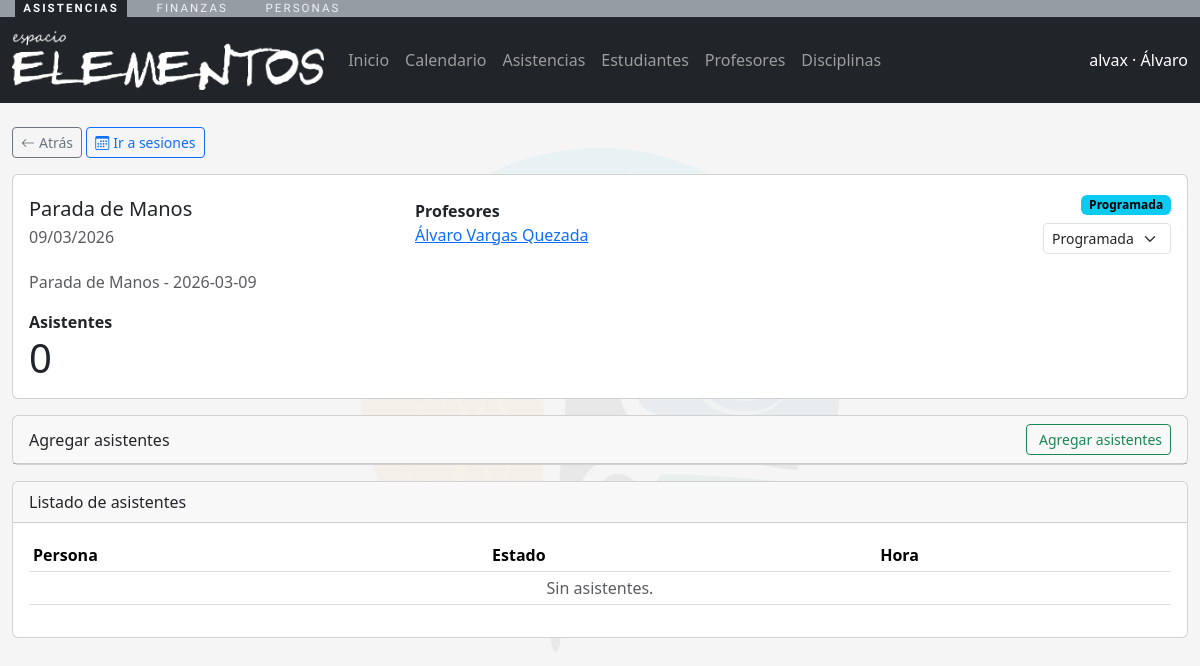
Before: /asistencias/sesiones/73/?periodo_mes=4&periodo_anio=2026 (signed in) with the older database file.
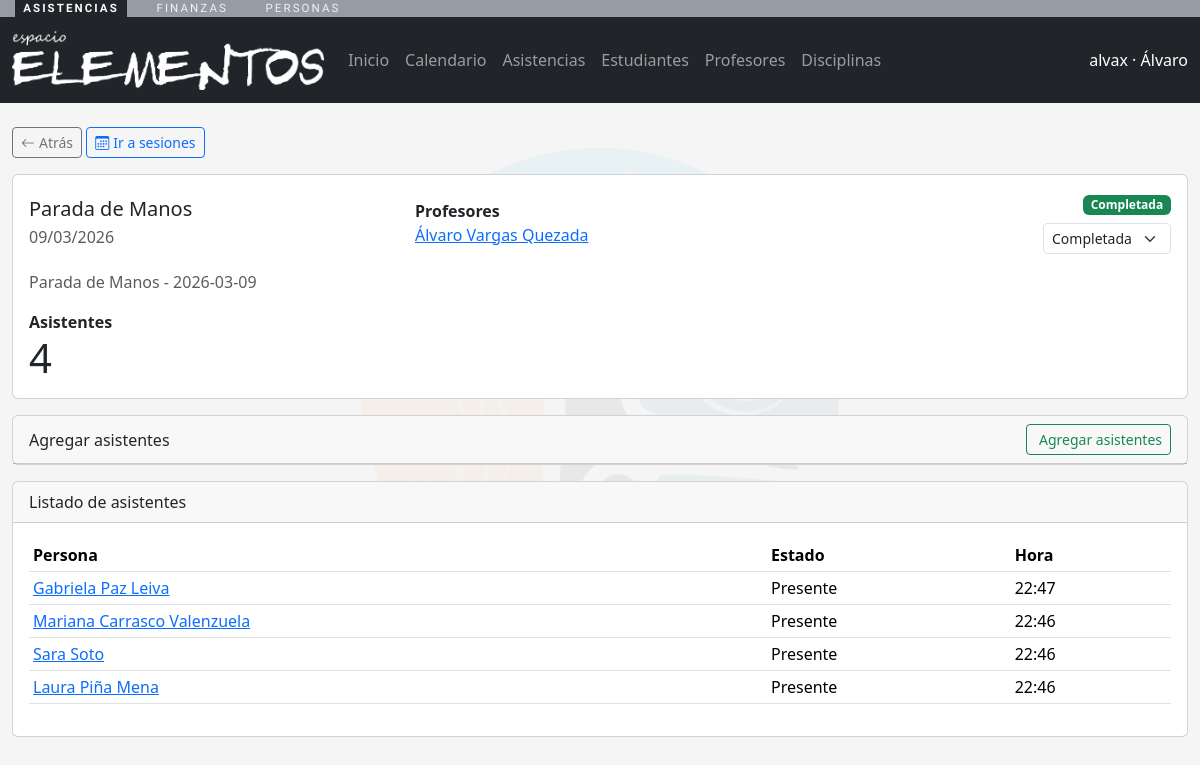
After: the same page with the newer database file.
### personas/models.py (models this page shows, shortened)
class Persona(models.Model):
    nombres = models.CharField(max_length=150)
    apellidos = models.CharField(max_length=150)
    email = models.EmailField(unique=True, null=True, blank=True)
    telefono = models.CharField(max_length=50, blank=True)
    identificador = models.CharField(max_length=50, blank=True)
    fecha_nacimiento = models.DateField(null=True, blank=True)
    activo = models.BooleanField(default=True)
    user = models.OneToOneField(
        settings.AUTH_USER_MODEL,
        on_delete=models.CASCADE,
        null=True,
        blank=True,
        related_name="persona",
    )
    creado_en = models.DateTimeField(auto_now_add=True)
    actualizado_en = models.DateTimeField(auto_now=True)
    class Meta:
        verbose_name = "Persona"
        verbose_name_plural = "Personas"
        ordering = ["apellidos", "nombres"]
        db_table = "cuentas_persona"
    def __str__(self) -> str:
        return f"{self.nombres} {self.apellidos}".strip()

### asistencias/models.py (models this page shows, shortened)
class SesionClase(models.Model):
    class Estado(models.TextChoices):
        PROGRAMADA = "programada", "Programada"
        COMPLETADA = "completada", "Completada"
        CANCELADA = "cancelada", "Cancelada"
    disciplina = models.ForeignKey(
        Disciplina,
        on_delete=models.CASCADE,
        related_name="sesiones",
    )
    bloque = models.ForeignKey(
        BloqueHorario,
        on_delete=models.SET_NULL,
        related_name="sesiones",
        null=True,
        blank=True,
    )
    profesores = models.ManyToManyField(
        "personas.Persona",
        related_name="sesiones_en_equipo",
        blank=True,
        db_table="academia_sesionclase_profesores",
    )
    fecha = models.DateField()
    estado = models.CharField(
        max_length=20,
        choices=Estado.choices,
        default=Estado.PROGRAMADA,
    )
    cupo_maximo = models.PositiveIntegerField(null=True, blank=True)
    notas = models.TextField(blank=True)
    creada_en = models.DateTimeField(auto_now_add=True)
    class Meta:
        verbose_name = "Sesion de clase"
        verbose_name_plural = "Sesiones de clase"
        ordering = ["-fecha"]
        db_table = "academia_sesionclase"
        indexes = [
            models.Index(fields=["fecha", "disciplina"]),
        ]

class Disciplina(models.Model):
    organizacion = models.ForeignKey(
        "personas.Organizacion",
        on_delete=models.CASCADE,
        related_name="disciplinas",
    )
    nombre = models.CharField(max_length=150)
    descripcion = models.TextField(blank=True)
    nivel = models.CharField(max_length=100, blank=True)
    activa = models.BooleanField(default=True)
    creada_en = models.DateTimeField(auto_now_add=True)
    class Meta:
        verbose_name = "Disciplina"
        verbose_name_plural = "Disciplinas"
        unique_together = ("organizacion", "nombre", "nivel")
        ordering = ["nombre"]
        db_table = "academia_disciplina"
    def __str__(self) -> str:
        return self.nombre

class Asistencia(models.Model):
    class Estado(models.TextChoices):
        PRESENTE = "presente", "Presente"
        AUSENTE = "ausente", "Ausente"
        JUSTIFICADA = "justificada", "Justificada"
    sesion = models.ForeignKey(
        SesionClase,
        on_delete=models.CASCADE,
        related_name="asistencias",
    )
    persona = models.ForeignKey(
        "personas.Persona",
        on_delete=models.CASCADE,
        related_name="asistencias",
    )
    estado = models.CharField(
        max_length=20,
        choices=Estado.choices,
        default=Estado.PRESENTE,
    )
    comentario = models.TextField(blank=True)
    registrada_en = models.DateTimeField(auto_now_add=True)
    class Meta:
        verbose_name = "Asistencia"
        verbose_name_plural = "Asistencias"
        unique_together = ("sesion", "persona")
        ordering = ["-registrada_en"]
        db_table = "asistencias_asistencia"

### asistencias/views.py (the view, shortened to what this page needs)
# urls.py: path("sesiones/<int:pk>/", views.sesion_detail, name="sesion_detail"),
@role_required(ROLE_ADMIN)
def sesion_detail(request, pk):
    context = _nav_context(request)
    context["hide_periodo"] = True
    sesion = get_object_or_404(
        SesionClase.objects.select_related("disciplina", "disciplina__organizacion").prefetch_related("profesores", "asistencias__persona"),
        pk=pk,
    )
    estudiantes_qs = (
        Persona.objects.filter(
            roles__rol__codigo="ESTUDIANTE",
            roles__organizacion=sesion.disciplina.organizacion,
        )
        .distinct()
        .order_by("apellidos", "nombres")
    )
    asistencias = sesion.asistencias.select_related("persona").order_by("-registrada_en")
    asistentes_ids = set(asistencias.values_list("persona_id", flat=True))
    context.update(
        {
            "sesion": sesion,
            "asistencias": asistencias,
            "total_asistentes": asistencias.count(),
            "estudiantes": estudiantes_qs,
            "asistentes_ids": asistentes_ids,
            "back_url": request.META.get("HTTP_REFERER") or _url_con_filtros(request, "asistencias:sesiones_list"),
        }
    )
    return render(request, "asistencias/sesion_detail.html", context)

### asistencias/utils.py (called while the page is built, shortened)
def usuario_tiene_roles(user, roles: list[str]) -> bool:
    if not roles:
        return True
    if user.is_superuser:
        return True

### asistencias/views.py (called while the page is built)
def _nav_context(request):
    persona = getattr(request.user, "persona", None)
    roles = []
    if persona:
        roles = list(persona.roles.filter(activo=True).values_list("rol__codigo", flat=True))
    return {"persona": persona, "roles_usuario": roles}

def _url_con_filtros(request, nombre_url, **kwargs):
    url = reverse(nombre_url, kwargs=kwargs or None)
    query = request.GET.urlencode()
    return f"{url}?{query}" if query else url

### asistencias/templates/asistencias/sesion_detail.html (shortened to what this page needs)
{% extends "asistencias/base_app.html" %}
{% block content %}
<div class="mt-4">
  <div class="d-flex justify-content-between align-items-center mb-3">
    <div>
      <a class="btn btn-outline-secondary btn-sm" href="{{ back_url }}">
        <i class="bi bi-arrow-left"></i><span class="d-none d-md-inline ms-1">Atrás</span>
      </a>
      <a class="btn btn-outline-primary btn-sm" href="{% url 'asistencias:sesiones_list' %}?periodo_mes={{ periodo_mes }}&periodo_anio={{ periodo_anio }}{% if organizacion_id %}&organizacion={{ organizacion_id }}{% endif %}">
        <i class="bi bi-calendar3"></i><span class="d-none d-md-inline ms-1">Ir a sesiones</span>
      </a>
    </div>
  </div>
  <div class="card mb-3">
    <div class="card-body">
      <div class="row g-3 align-items-center">
        <div class="col-md-4">
          <div class="h5 mb-1">{{ sesion.disciplina }}</div>
          <div class="text-muted">{{ sesion.fecha|date:"d/m/Y" }}</div>
        </div>
        <div class="col-md-4">
          <div class="fw-semibold">Profesores</div>
          <div>
            {% if sesion.profesores.all %}
              {% for profe in sesion.profesores.all %}
                <a href="{% url 'asistencias:persona_detail' profe.pk %}?periodo_mes={{ periodo_mes }}&periodo_anio={{ periodo_anio }}">{{ profe }}</a>
              {% endfor %}
            {% else %}
              -
            {% endif %}
          </div>
        </div>
        <div class="col-md-4 text-md-end">
          {% if sesion.estado == "programada" %}
            <span class="badge text-bg-info">Programada</span>
          {% elif sesion.estado == "completada" %}
            <span class="badge text-bg-success">Completada</span>
          {% else %}
            <span class="badge text-bg-secondary">Cancelada</span>
          {% endif %}
          <form method="post" class="mt-2">
            <select name="estado" class="form-select form-select-sm d-inline w-auto" onchange="this.form.submit()">
              {% for value, label in sesion.Estado.choices %}
                <option value="{{ value }}" {% if value == sesion.estado %}selected{% endif %}>{{ label }}</option>
              {% endfor %}
            </select>
          </form>
        </div>
      </div>
      {% if sesion.notas %}
        <div class="mt-3 text-muted">{{ sesion.notas }}</div>
      {% endif %}
      <div class="row mt-3">
        <div class="col-md-12">
          <div class="fw-semibold">Asistentes</div>
          <div class="display-6">{{ total_asistentes }}</div>
        </div>
      </div>
    </div>
  </div>
  <div class="card">
    <div class="card-header d-flex justify-content-between align-items-center">
      <span>Agregar asistentes</span>
      <button class="btn btn-sm btn-outline-success" type="button" data-bs-toggle="collapse" data-bs-target="#agregarAsistentesSesionForm">
        <span class="d-none d-md-inline ms-1">Agregar asistentes</span>
      </button>
    </div>
  </div>
  <div class="card mt-3">
    <div class="card-header">Listado de asistentes</div>
    <div class="card-body table-responsive">
      <table class="table table-sm">
        <thead>
          <tr>
            <th>Persona</th>
            <th>Estado</th>
            <th>Hora</th>
          </tr>
        </thead>
        <tbody>
          {% for item in asistencias %}
          <tr>
            <td><a href="{% url 'asistencias:persona_detail' item.persona.pk %}?periodo_mes={{ periodo_mes }}&periodo_anio={{ periodo_anio }}{% if organizacion_id %}&organizacion={{ organizacion_id }}{% endif %}">{{ item.persona }}</a></td>
            <td>{{ item.get_estado_display }}</td>
            <td>{{ item.registrada_en|date:"H:i" }}</td>
          </tr>
          {% empty %}
          <tr><td colspan="3" class="text-center text-muted">Sin asistentes.</td></tr>
          {% endfor %}
        </tbody>
      </table>
    </div>
  </div>
</div>
{% endblock %}

### asistencias/templates/asistencias/base_app.html (shortened to what this page needs)
{% load static %}
<!DOCTYPE html>
<html lang="es">
  <head>
    <link href="https://cdn.jsdelivr.net/npm/bootstrap@5.3.3/dist/css/bootstrap.min.css" rel="stylesheet">
    <link href="https://cdn.jsdelivr.net/npm/bootstrap-icons@1.11.3/font/bootstrap-icons.css" rel="stylesheet">
  </head>
  <body>
    {% if request.user.is_authenticated and not hide_nav %}
    {% include "shared/barra_apps.html" %}
    <nav class="navbar navbar-expand-lg navbar-dark bg-dark">
      <div class="container-fluid">
        <a class="navbar-brand" href="{% url 'asistencias:dashboard' %}?periodo_mes={{ periodo_mes }}&periodo_anio={{ periodo_anio }}{% if organizacion_id %}&organizacion={{ organizacion_id }}{% endif %}">
          <img src="{% static 'img/logotipo-blanco.png' %}" alt="App Elemental" style="height: 60px;">
        </a>
        <div class="collapse navbar-collapse" id="navbarNav">
          <ul class="navbar-nav me-auto">
            <li class="nav-item"><a class="nav-link" href="{% url 'asistencias:dashboard' %}?periodo_mes={{ periodo_mes }}&periodo_anio={{ periodo_anio }}">Inicio</a></li>
            <li class="nav-item"><a class="nav-link" href="{% url 'asistencias:sesiones_list' %}?periodo_mes={{ periodo_mes }}&periodo_anio={{ periodo_anio }}{% if organizacion_id %}&organizacion={{ organizacion_id }}{% endif %}">Calendario</a></li>
            <li class="nav-item"><a class="nav-link" href="{% url 'asistencias:asistencias_list' %}?periodo_mes={{ periodo_mes }}&periodo_anio={{ periodo_anio }}{% if organizacion_id %}&organizacion={{ organizacion_id }}{% endif %}">Asistencias</a></li>
            <li class="nav-item"><a class="nav-link" href="{% url 'asistencias:estudiantes_list' %}?periodo_mes={{ periodo_mes }}&periodo_anio={{ periodo_anio }}{% if organizacion_id %}&organizacion={{ organizacion_id }}{% endif %}">Estudiantes</a></li>
            <li class="nav-item"><a class="nav-link" href="{% url 'asistencias:profesores_list' %}?periodo_mes={{ periodo_mes }}&periodo_anio={{ periodo_anio }}{% if organizacion_id %}&organizacion={{ organizacion_id }}{% endif %}">Profesores</a></li>
            <li class="nav-item"><a class="nav-link" href="{% url 'asistencias:disciplinas_list' %}?periodo_mes={{ periodo_mes }}&periodo_anio={{ periodo_anio }}{% if organizacion_id %}&organizacion={{ organizacion_id }}{% endif %}">Disciplinas</a></li>
          </ul>
          <span class="navbar-text text-white">
            {{ request.user.get_username }}{% if persona %} · {{ persona.nombres }}{% endif %}
          </span>
        </div>
      </div>
    </nav>
    {% endif %}
    <div class="container-fluid">
      {% block content %}{% endblock %}
    </div>
  </body>
</html>

### asistencias/templates/shared/barra_apps.html (shortened to what this page needs)
<div class="barra-apps">
  <div class="container-fluid barra-apps-links">
    <a
      class="barra-apps-link {% if request.resolver_match.namespace == 'asistencias' %}activa{% endif %}"
      href="{% url 'asistencias:dashboard' %}?periodo_mes={{ periodo_mes }}&periodo_anio={{ periodo_anio }}{% if organizacion_id %}&organizacion={{ organizacion_id }}{% endif %}"
    >
      ASISTENCIAS
    </a>
    <a
      class="barra-apps-link {% if request.resolver_match.namespace == 'finanzas' %}activa{% endif %}"
      href="{% url 'finanzas:dashboard' %}?periodo_mes={{ periodo_mes }}&periodo_anio={{ periodo_anio }}{% if organizacion_id %}&organizacion={{ organizacion_id }}{% endif %}"
    >
      FINANZAS
    </a>
    <a
      class="barra-apps-link {% if request.resolver_match.namespace == 'personas' %}activa{% endif %}"
      href="{% url 'personas:dashboard' %}?periodo_mes={{ periodo_mes }}&periodo_anio={{ periodo_anio }}{% if organizacion_id %}&organizacion={{ organizacion_id }}{% endif %}"
    >
      PERSONAS
    </a>
  </div>
</div>

### asistencias/templates/shared/barra_apps.html (style rules this page uses)
.barra-apps { background: #959ca3; }
.barra-apps-links { display: flex; gap: 1.35rem; align-items: stretch; padding: 0; }
.barra-apps-link { display: flex; align-items: center; padding: 0 0.5rem; font-family: "Orbitron", "Consolas", sans-serif; font-size: 0.72rem; letter-spacing: 0.18em; text-transform: uppercase; text-decoration: none; color: #eef2f7; transition: color 0.15s ease-in-out; }
.barra-apps-link:first-child { margin-left: 0.95rem; }
.barra-apps-link.activa { background: #212529; color: #f8f9fa; font-weight: 700; border-radius: 0; }

Changed rows visible on the page:
changed SesionClase "Parada de Manos": estado "Programada" → "Completada"
added Asistencia: persona "Gabriela Paz Leiva", estado "Presente", registrada_en "22:47"
added Asistencia: persona "Mariana Carrasco Valenzuela", estado "Presente", registrada_en "22:46"
added Asistencia: persona "Sara Soto", estado "Presente", registrada_en "22:46"
added Asistencia: persona "Laura Piña Mena", estado "Presente", registrada_en "22:46"
Other visible differences:
{{ total_asistentes }}: "0" → "4"
text no longer shown: "Programada Sin asistentes."
text now shown: "Completada"
